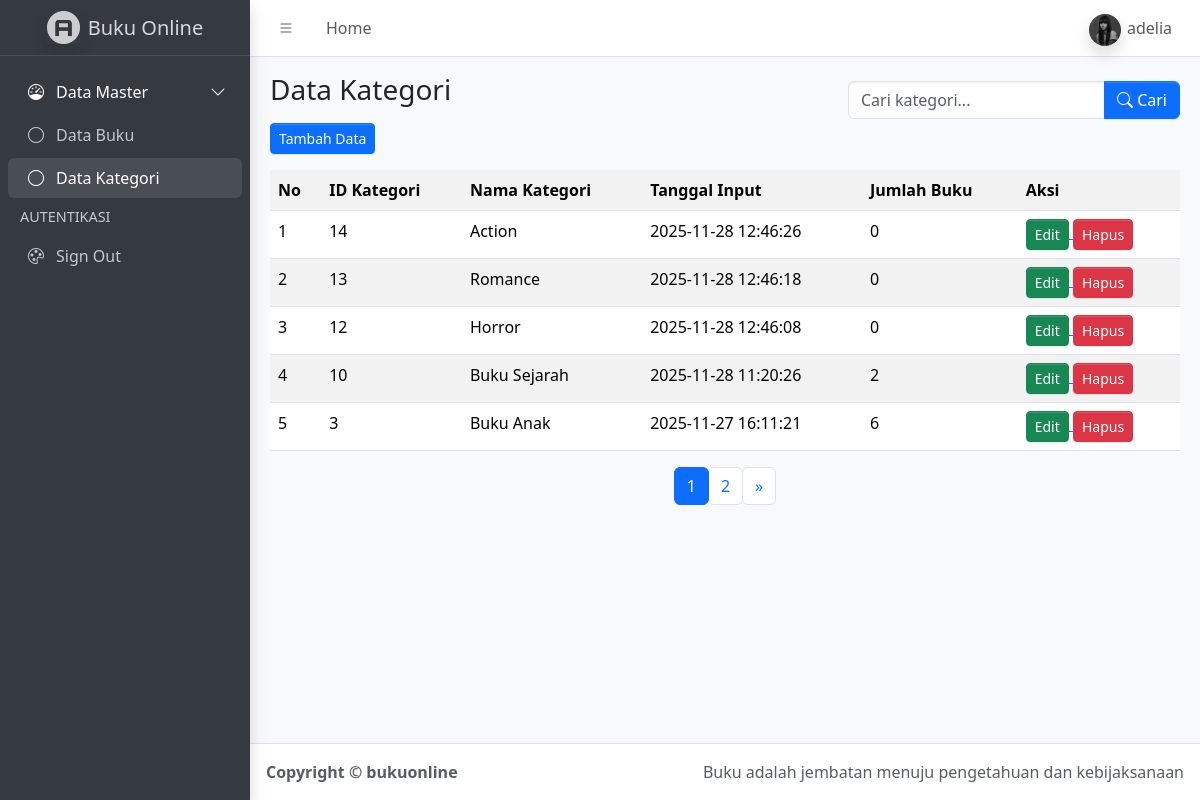
The app's page /kategori.php (signed in) with its own data.
### tables this page shows
CREATE TABLE `kategori` (
  `id_kategori` int(11) NOT NULL,
  `nama_kategori` varchar(50) NOT NULL,
  `tanggal_input` datetime NOT NULL DEFAULT current_timestamp()
);

### function.php (called while the page is built, shortened)
<?php
$conn = mysqli_connect("localhost", "root", "", "buku_online");
function query($query)
{
    global $conn;
    $result = mysqli_query($conn, $query);
    $rows = [];
    while ($row = mysqli_fetch_assoc($result)) {
        $rows[] = $row;
    }
    return $rows;
}
?>

### kategori.php (the view, shortened to what this page needs)
<?php
require 'function.php';
$current_page = basename(__FILE__);
$jumlahDataPerHalaman = 5;
$jumlahData = count(query("SELECT * FROM kategori"));
$jumlahHalaman = ceil($jumlahData / $jumlahDataPerHalaman);
$halamanAktif = (isset($_GET["halaman"])) ? $_GET["halaman"] : 1;
$awalData = ($jumlahDataPerHalaman * $halamanAktif) - $jumlahDataPerHalaman;
$query = query("
    SELECT kategori.*,
        COUNT(buku.id_buku) AS jumlah_buku
    FROM kategori
    LEFT JOIN buku ON kategori.id_kategori = buku.id_kategori
    GROUP BY kategori.id_kategori
    ORDER BY tanggal_input DESC
    LIMIT $awalData, $jumlahDataPerHalaman
");
$kategori = $query;
?>
<!doctype html>
<html lang="en">
<head>
    <link href="https://cdn.jsdelivr.net/npm/bootstrap@5.3.2/dist/css/bootstrap.min.css" rel="stylesheet">
    <link rel="stylesheet" href="https://cdn.jsdelivr.net/npm/@fontsource/source-sans-3@5.0.12/index.css"
 media="print"
        onload="this.media='all'" />
    <link rel="stylesheet" href="https://cdn.jsdelivr.net/npm/overlayscrollbars@2.11.0/styles/overlayscrollbars.min.css"
 />
    <link rel="stylesheet" href="https://cdn.jsdelivr.net/npm/bootstrap-icons@1.13.1/font/bootstrap-icons.min.css"
 />
    <link rel="stylesheet" href="dist/css/adminlte.min.css" />
    <link rel="stylesheet" href="https://cdn.jsdelivr.net/npm/apexcharts@3.37.1/dist/apexcharts.css"
 />
    <link rel="stylesheet" href="https://cdn.jsdelivr.net/npm/jsvectormap@1.5.3/dist/css/jsvectormap.min.css"
 />
</head>
<body class="layout-fixed sidebar-expand-lg bg-body-tertiary">
    <div class="app-wrapper">
        <nav class="app-header navbar navbar-expand bg-body">
            <div class="container-fluid">
                <ul class="navbar-nav">
                    <li class="nav-item">
                        <a class="nav-link" data-lte-toggle="sidebar" href="#" role="button">
                            <i class="bi bi-list"></i>
                        </a>
                    </li>
                    <li class="nav-item d-none d-md-block">
                        <a href="kategori.php" class="nav-link">Home</a>
                    </li>
                </ul>
                <ul class="navbar-nav ms-auto">
                    <li class="nav-item dropdown user-menu">
                        <a href="#" class="nav-link dropdown-toggle" data-bs-toggle="dropdown">
                            <img src="dist/assets/img/user4-128x128.jpg" class="user-image rounded-circle shadow"
                                alt="User Image" />
                            <span class="d-none d-md-inline"><?= $_SESSION['username'] ?></span>
                        </a>
                    </li>
                </ul>
            </div>
        </nav>
        <aside class="app-sidebar bg-body-secondary shadow" data-bs-theme="dark">
            <div class="sidebar-brand">
                <a href="index.php" class="brand-link">
                    <img src="dist/assets/img/AdminLTELogo.png" alt="AdminLTE Logo"
                        class="brand-image opacity-75 shadow" />
                    <span class="brand-text fw-light">Buku Online</span>
                </a>
            </div>
            <div class="sidebar-wrapper">
                <nav class="mt-2">
                    <ul class="nav sidebar-menu flex-column" data-lte-toggle="treeview" role="navigation"
                        aria-label="Main navigation" data-accordion="false" id="navigation">
                        <li class="nav-item menu-open">
                            <a href="#" class="nav-link active">
                                <i class="nav-icon bi bi-speedometer"></i>
                                <p>
                                    Data Master
                                </p>
                            </a>
                            <ul class="nav nav-treeview">
                                <li class="nav-item">
                                    <a href="index.php"
                                        class="nav-link <?= ($current_page == 'index.php') ? 'active' : '' ?>">
                                        <i class="nav-icon bi bi-circle"></i>
                                        <p>Data Buku</p>
                                    </a>
                                </li>
                                <li class="nav-item">
                                    <a href="kategori.php"
                                        class="nav-link <?= ($current_page == 'kategori.php') ? 'active' : '' ?>">
                                        <i class="nav-icon bi bi-circle"></i>
                                        <p>Data Kategori</p>
                                    </a>
                                </li>
                            </ul>
                        </li>
                        <li class="nav-header">AUTENTIKASI</li>
                        <li class="nav-item">
                            <a href="logout.php" class="nav-link">
                                <i class="nav-icon bi bi-palette"></i>
                                <p>Sign Out</p>
                            </a>
                        </li>
                    </ul>
                </nav>
            </div>
        </aside>
        <main class="app-main">
            <div class="app-content-header">
                <div class="container-fluid">
                    <div class="row">
                        <div class="col-sm-6">
                            <h3 class="mb-3">Data Kategori</h3>
                            <a href="tambah_kategori.php">
                                <button class="btn-sm btn btn-primary">Tambah Data</button>
                            </a>
                        </div>
                        <div class="col-sm-6 d-flex flex-column align-items-end">
                            <form class="mt-2" action="" method="POST">
                                <div class="input-group">
                                    <input type="text" class="form-control" name="keyword"
                                        placeholder="Cari kategori...">
                                    <button class="btn btn-primary" type="submit" name="tombol_search">
                                        <i class="bi bi-search"></i> Cari
                                    </button>
                                </div>
                            </form>
                        </div>
                    </div>
                </div>
            </div>
            <div class="app-content">
                <div class="container-fluid">
                    <div class="row">
                        <div class="col">
                            <table class="table table-striped table-hover">
                                <tr>
                                    <th>No</th>
                                    <th>ID Kategori</th>
                                    <th>Nama Kategori</th>
                                    <th>Tanggal Input</th>
                                    <th>Jumlah Buku</th>
                                    <th>Aksi</th>
                                </tr>
                                <?php $no = 1 ?>
                                <?php foreach ($kategori as $data): ?>
                                    <tr>
                                        <td> <?= $no ?> </td>
                                        <td> <?= $data['id_kategori'] ?> </td>
                                        <td> <?= $data['nama_kategori'] ?> </td>
                                        <td> <?= $data['tanggal_input'] ?> </td>
                                        <td> <?= $data['jumlah_buku'] ?> </td>
                                        <td>
                                            <a href="ubah_kategori.php?id_kategori=<?= $data['id_kategori'] ?>">
                                                <button class="btn btn-sm btn-success">Edit</button>
                                            </a>
                                            <a href="hapus_kategori.php?id=<?= $data['id_kategori'] ?>">
                                                <button class="btn btn-sm btn-danger">Hapus</button>
                                            </a>
                                        </td>
                                        <?php $no++; ?>
                                    <?php endforeach; ?>
                            </table>
                            <nav aria-label="Page navigation example" class="d-flex justify-content-center mt-3">
                                <ul class="pagination">
                                    <?php for ($i = 1; $i <= $jumlahHalaman; $i++): ?>
                                        <?php if ($i == $halamanAktif): ?>
                                            <li class="page-item active">
                                                <a class="page-link" href="?halaman=<?= $i; ?>"><?= $i; ?></a>
                                            </li>
                                        <?php else: ?>
                                            <li class="page-item">
                                                <a class="page-link" href="?halaman=<?= $i; ?>"><?= $i; ?></a>
                                            </li>
                                        <?php endif; ?>
                                    <?php endfor; ?>
                                    <?php if ($halamanAktif < $jumlahHalaman): ?>
                                        <li class="page-item">
                                            <a class="page-link" href="?halaman=<?= $halamanAktif + 1; ?>">&raquo;</a>
                                        </li>
                                    <?php endif; ?>
                                </ul>
                            </nav>
                        </div>
                    </div>
                </div>
            </div>
        </main>
        <footer class="app-footer">
            <div class="float-end d-none d-sm-inline">Buku adalah jembatan menuju pengetahuan dan kebijaksanaan</div>
            <strong>
                Copyright &copy; bukuonline&nbsp;
            </strong>
        </footer>
    </div>
</body>
</html>

### records on screen
kategori: id_kategori "14", nama_kategori "Action", tanggal_input "2025-11-28 12:46:26", jumlah_buku "0"
kategori: id_kategori "13", nama_kategori "Romance", tanggal_input "2025-11-28 12:46:18", jumlah_buku "0"
kategori: id_kategori "12", nama_kategori "Horror", tanggal_input "2025-11-28 12:46:08", jumlah_buku "0"
kategori: id_kategori "10", nama_kategori "Buku Sejarah", tanggal_input "2025-11-28 11:20:26", jumlah_buku "2"
kategori: id_kategori "3", nama_kategori "Buku Anak", tanggal_input "2025-11-27 16:11:21", jumlah_buku "6"

### other values on screen
$_SESSION['username'] "adelia"
